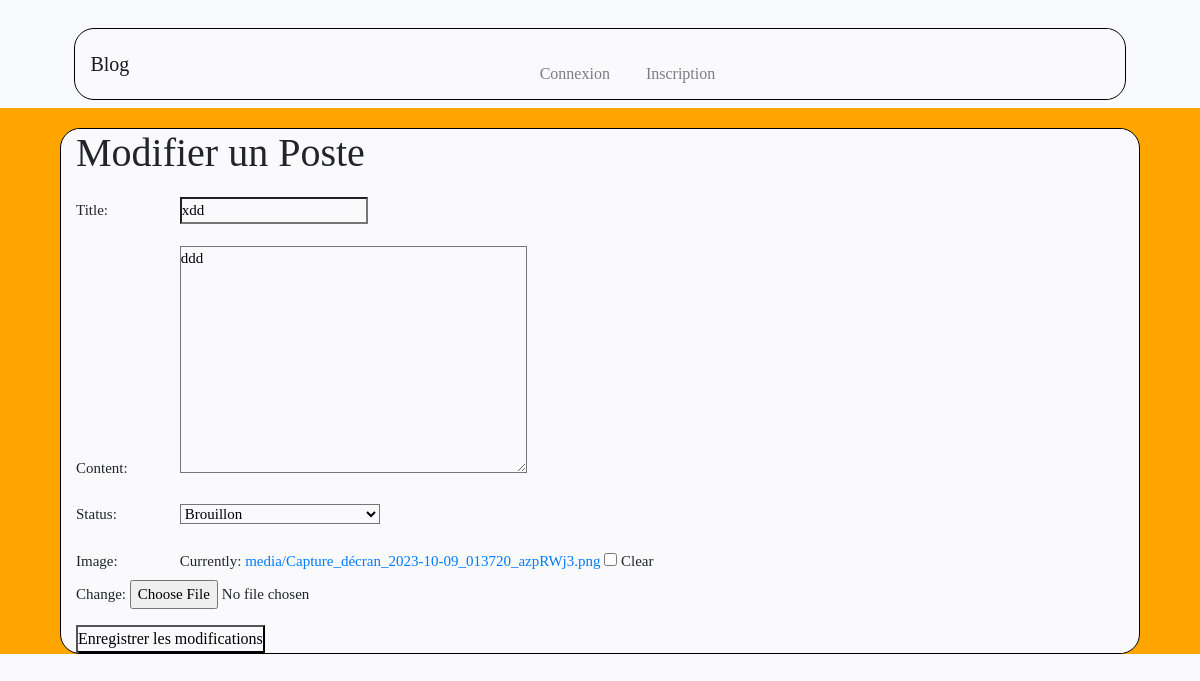
The app's page /blog/2/modifier/ with its own data.
### blog/models.py (models this page shows, shortened)
class Post(models.Model):
    title = models.CharField(max_length=200, unique=True)
    slug = models.SlugField(max_length=200, unique=True)
    author = models.ForeignKey(User, on_delete=models.CASCADE, related_name='blog_posts')
    updated_on = models.DateTimeField(auto_now=True)
    content = models.TextField()
    created_on = models.DateTimeField(auto_now_add=True)
    status = models.IntegerField(choices=STATUS, default=0)
    image = models.ImageField(upload_to='media/', blank=True)
    class Meta:
        ordering = ['-created_on']

### blog/views.py (the view)
# urls.py: path('<int:pk>/modifier/', ModifierPoste.as_view(), name='modifier_poste'),
class ModifierPoste(UpdateView):
    model = Post
    template_name = 'blog/modifier_poste.html'
    fields = ['title', 'content', 'status', 'image']
    success_url = reverse_lazy('liste_postes')

### blog/templates/blog/modifier_poste.html (shortened to what this page needs)
{% extends 'blog/basee.html' %}
{% block content %}
    <h1>Modifier un Poste</h1>
    <form method="post" enctype="multipart/form-data">
        {{ form.as_p }}
        <button type="submit">Enregistrer les modifications</button>
    </form>
{% endblock %}

### blog/templates/blog/basee.html (style rules this page uses)
* { margin: 0; padding: 0; box-sizing: border-box; background-color: #fafafd; font-family: "poppins"; }
body { width: 100%; margin: 0; padding: 0; font-family: "poppins"; }
h1 { margin-bottom: 20px; }
p { font-size: 15px; }
label { width: 100px; }
.post-form input, select { width: 200px; }

### blog/templates/blog/modifier_poste.html (style rules this page uses)
body { background-color: orange; }

### records on screen
Post: title "xdd", content "ddd", status "Brouillon"
